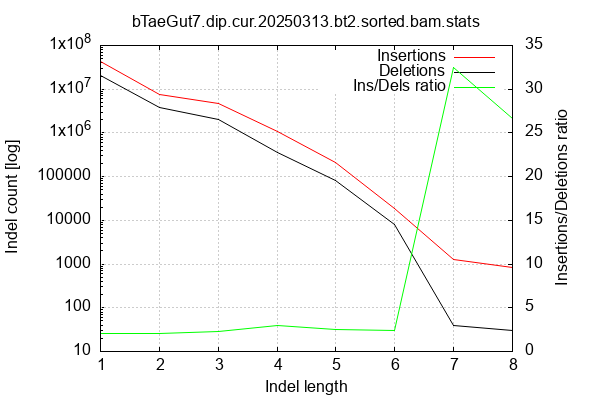

Recreate this plot in gnuplot.

        set terminal png size 600,400 truecolor
        set output "dip_bt2-indel-dist.png"
        set grid xtics ytics y2tics back lc rgb "#cccccc"
        set style line 1 linetype 1  linecolor rgb "red"
        set style line 2 linetype 2  linecolor rgb "black"
        set style line 3 linetype 3  linecolor rgb "green"
        set style increment user
        set ylabel "Indel count [log]"
        set xlabel "Indel length"
        set y2label "Insertions/Deletions ratio"
        set log y
        set y2tics nomirror
        set ytics nomirror
        set title "bTaeGut7.dip.cur.20250313.bt2.sorted.bam.stats" noenhanced
        plot '-' w l ti 'Insertions', '-' w l ti 'Deletions', '-' axes x1y2 w l ti "Ins/Dels ratio"
    1	42464129
2	7734419
3	4594823
4	1055850
5	212675
6	19070
7	1267
8	825
end
1	20985723
2	3748816
3	1977436
4	360641
5	83653
6	8088
7	39
8	31
end
1	2.023477
2	2.063163
3	2.323627
4	2.927704
5	2.542348
6	2.357814
7	32.487179
8	26.612903
end
